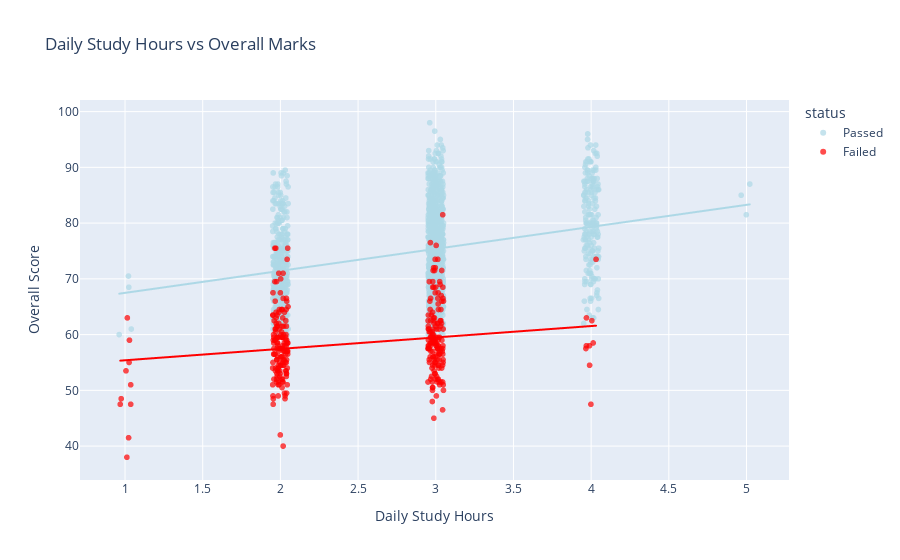

The code cell stored with this chart in its notebook:
### Markdown cell above
#### Scatter Plot

### Code cell
fig5 = px.scatter(students_data,
                  x='study_hours_jitter',
                  y='overall',
                  color='status',
                  opacity=0.7,
                  title='Daily Study Hours vs Overall Marks',
                  labels={'study_hours_jitter':'Daily Study Hours', 'overall':'Overall Score'},
                  color_discrete_sequence=['lightblue','red'],
                  trendline='ols')
fig5.show()

### Figure 1 — Plotly figure (JSON) as saved in the notebook; plotly's stock layout.template omitted (floating-point values rounded to 4 significant figures; data arrays with more than 128 entries replaced by an {"elided": "..."} marker saying what was removed)
{"data": [{"hovertemplate": "status=Passed<br>Daily Study Hours=%{x}<br>Overall Score=%{y}<extra></extra>", "legendgroup": "Passed", "marker": {"color": "lightblue", "opacity": 0.7, "symbol": "circle"}, "mode": "markers", "name": "Passed", "showlegend": true, "type": "scattergl", "x": {"elided": "1672 float values"}, "xaxis": "x", "y": {"elided": "1672 float values"}, "yaxis": "y"}, {"hovertemplate": "<b>OLS trendline</b><br>overall = 3.94716 * study_hours_jitter + 63.5366<br>R<sup>2</sup>=0.088865<br><br>status=Passed<br>Daily Study Hours=%{x}<br>Overall Score=%{y} <b>(trend)</b><extra></extra>", "legendgroup": "Passed", "marker": {"color": "lightblue", "symbol": "circle"}, "mode": "lines", "name": "Passed", "showlegend": false, "type": "scattergl", "x": {"elided": "1672 float values"}, "xaxis": "x", "y": {"elided": "1672 float values"}, "yaxis": "y"}, {"hovertemplate": "status=Failed<br>Daily Study Hours=%{x}<br>Overall Score=%{y}<extra></extra>", "legendgroup": "Failed", "marker": {"color": "red", "opacity": 0.7, "symbol": "circle"}, "mode": "markers", "name": "Failed", "showlegend": true, "type": "scattergl", "x": {"elided": "328 float values"}, "xaxis": "x", "y": {"elided": "328 float values"}, "yaxis": "y"}, {"hovertemplate": "<b>OLS trendline</b><br>overall = 2.04842 * study_hours_jitter + 53.3416<br>R<sup>2</sup>=0.037578<br><br>status=Failed<br>Daily Study Hours=%{x}<br>Overall Score=%{y} <b>(trend)</b><extra></extra>", "legendgroup": "Failed", "marker": {"color": "red", "symbol": "circle"}, "mode": "lines", "name": "Failed", "showlegend": false, "type": "scattergl", "x": {"elided": "328 float values"}, "xaxis": "x", "y": {"elided": "328 float values"}, "yaxis": "y"}], "layout": {"legend": {"title": {"text": "status"}, "tracegroupgap": 0}, "title": {"text": "Daily Study Hours vs Overall Marks"}, "xaxis": {"anchor": "y", "domain": [0, 1], "title": {"text": "Daily Study Hours"}}, "yaxis": {"anchor": "x", "domain": [0, 1], "title": {"text": "Overall Score"}}}}
